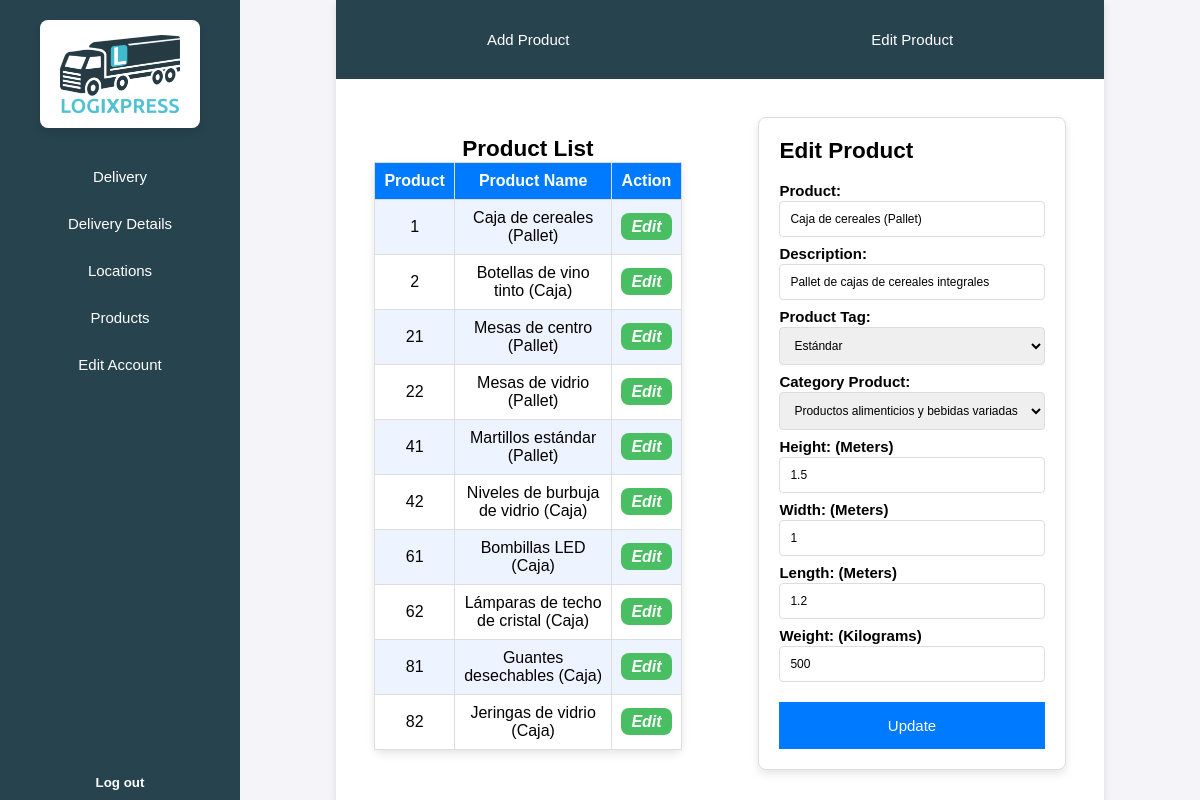
Before: /menuCL.php?section=products&tool=editProduct&product=1 (signed in) with the older database file.
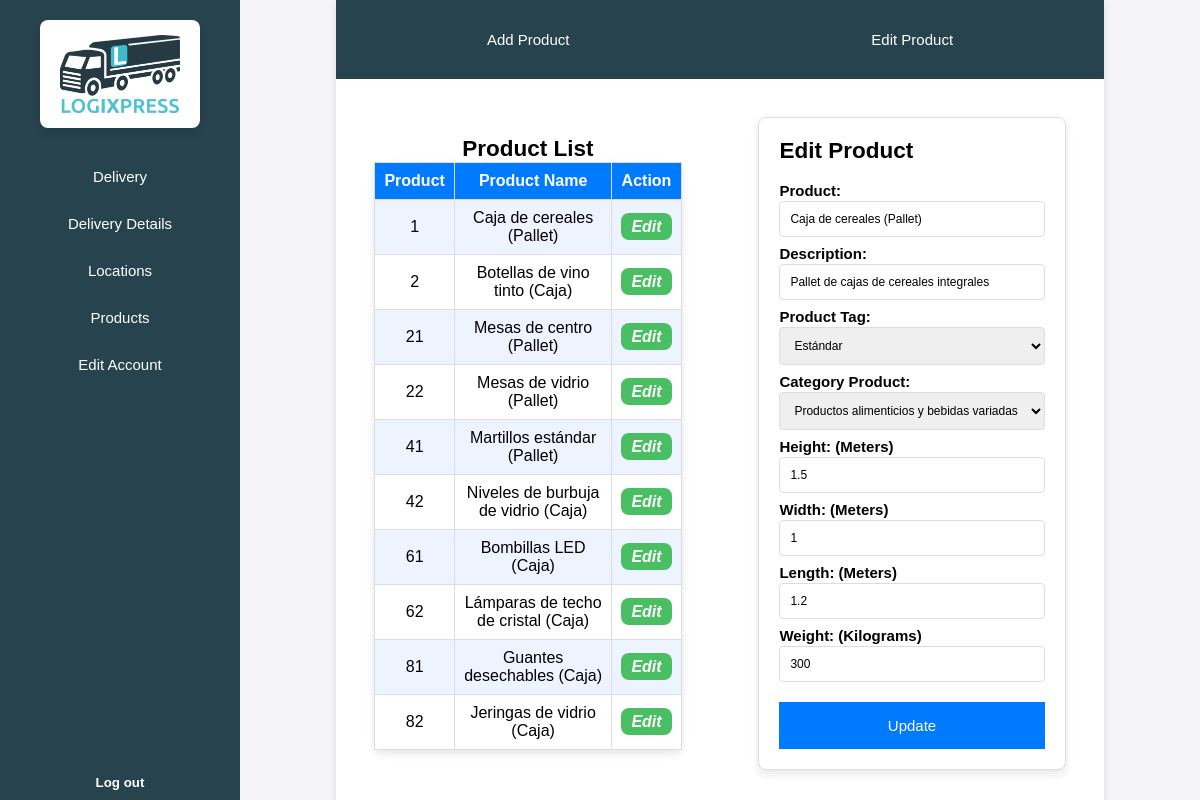
After: the same page with the newer database file.
### tables this page shows
CREATE TABLE producto (
    num INT AUTO_INCREMENT PRIMARY KEY,
    nombre VARCHAR(100) NOT NULL,
    descripcion VARCHAR(255),
    categoria VARCHAR(5),
    etiquetado VARCHAR(5),
    alto FLOAT NOT NULL,
    ancho FLOAT NOT NULL,
    largo FLOAT NOT NULL,
    peso FLOAT NOT NULL,
    cliente INT,
    FOREIGN KEY (categoria) REFERENCES cat_prod(codigo),
    FOREIGN KEY (etiquetado) REFERENCES etiquetado(codigo),
    FOREIGN KEY (cliente) REFERENCES cliente(num)
);

### php/products/vistaProductos.php (the view, shortened to what the changed rows need)
<?php
function vistaProductos($cliente) {
    global $db;
    $productos = [];
    $queryProductos = "SELECT p.num, p.nombre FROM producto p WHERE p.cliente = $cliente";
    $result = mysqli_query($db, $queryProductos);
    while ($row = mysqli_fetch_assoc($result)) {
        $productos[] = $row;
    }
    ?>
    <section class="content-tools">
        <div class="information">
            <div class="general-info">
                <h2 style="text-align: center;">Product List</h2>
                <table>
                    <tr>
                        <th>Product</th>
                        <th>Product Name</th>
                        <?php if (isset($_GET['tool']) && $_GET['tool'] == 'editProduct'): ?>
                            <th>Action</th>
                        <?php endif; ?>
                    </tr>
                    <?php foreach ($productos as $row): ?>
                        <tr>
                            <td><?= htmlspecialchars($row['num']) ?></td>
                            <td><?= htmlspecialchars($row['nombre']) ?></td>
                            <?php if (isset($_GET['tool']) && $_GET['tool'] == 'editProduct'): ?>
                                <td><a class="btn-green" href="?section=products&tool=editProduct&product=<?= $row['num'] ?>">Edit</a></td>
                            <?php endif; ?>
                        </tr>
                    <?php endforeach; ?>
                </table>
            </div>
            <div class="info-products">
                <?php if (isset($_GET['section'], $_GET['tool']) && $_GET['section'] === "products" && $_GET['tool'] === 'editProduct' && isset($_GET['product'])): ?>
                    <?php vistaEditProducto($cliente, $_GET['product']); ?>
                <?php elseif (isset($_GET['section'], $_GET['tool']) && $_GET['section'] === "products" && $_GET['tool'] === 'addProduct'): ?>
                    <?php vistaAddProduct($cliente); ?>
                <?php else: ?>
                    <p style="font-size:2rem;">Select a product to edit or add a new product.</p>
                <?php endif; ?>
            </div>
        </div>
    </section>
    <?php
}
function vistaEditProducto($cliente, $producto_id) {
    global $db;
    $queryProducto = "SELECT p.num, p.nombre, p.descripcion, p.alto, p.ancho, p.largo, p.peso, p.etiquetado, p.categoria
    FROM producto p WHERE p.cliente = '$cliente' AND p.num = '$producto_id'";
    $resultProducto = mysqli_query($db, $queryProducto);
    $producto = mysqli_fetch_assoc($resultProducto);
    $queryEtiquetado = "SELECT e.codigo, e.descripcion FROM etiquetado e";
    $resultEtiquetado = mysqli_query($db, $queryEtiquetado);
    $queryCategoria = "SELECT c.codigo, c.descripcion FROM cat_prod c";
    $resultCategoria = mysqli_query($db, $queryCategoria);
    ?>
    <div class="form">
        <h2>Edit Product</h2>
        <form action="" method="POST">
            <div class="form-group">
                <label for="nombre">Product:</label>
                <input type="text" id="nombre" name="nombre" value="<?= htmlspecialchars($producto['nombre']) ?>" required>
            </div>
            <div class="form-group">
                <label for="descripcion">Description:</label>
                <input type="text" id="descripcion" name="descripcion" value="<?= htmlspecialchars($producto['descripcion']) ?>" required>
            </div>
            <div class="form-group">
                <label for="etiquetado">Product Tag:</label>
                <select id="etiquetado" name="etiquetado" required>
                    <?php if ($resultEtiquetado): ?>
                        <?php $resultEtiquetado->data_seek(0); ?>
                        <?php while ($rowEti = mysqli_fetch_assoc($resultEtiquetado)): ?>
                            <?php $selected = ($rowEti['codigo'] == $producto['etiquetado']) ? 'selected' : ''; ?>
                            <option value="<?= htmlspecialchars($rowEti['codigo']) ?>" <?= $selected ?>>
                                <?= htmlspecialchars($rowEti['descripcion']) ?>
                            </option>
                        <?php endwhile; ?>
                    <?php endif; ?>
                </select>
            </div>
            <div class="form-group">
                <label for="categoria">Category Product:</label>
                <select id="categoria" name="categoria" required>
                    <?php if ($resultCategoria): ?>
                        <?php $resultCategoria->data_seek(0); ?>
                        <?php while ($rowCat = mysqli_fetch_assoc($resultCategoria)): ?>
                            <?php $selected = ($rowCat['codigo'] == $producto['categoria']) ? 'selected' : ''; ?>
                            <option value="<?= htmlspecialchars($rowCat['codigo']) ?>" <?= $selected ?>>
                                <?= htmlspecialchars($rowCat['descripcion']) ?>
                            </option>
                        <?php endwhile; ?>
                    <?php endif; ?>
                </select>
            </div>
            <div class="form-group">
                <label for="alto">Height: (Meters)</label>
                <input type="number" step="any" id="alto" name="alto" value="<?= htmlspecialchars($producto['alto']) ?>" required>
            </div>
            <div class="form-group">
                <label for="ancho">Width: (Meters)</label>
                <input type="number" step="any" id="ancho" name="ancho" value="<?= htmlspecialchars($producto['ancho']) ?>" required>
            </div>
            <div class="form-group">
                <label for="largo">Length: (Meters)</label>
                <input type="number" step="any" id="largo" name="largo" value="<?= htmlspecialchars($producto['largo']) ?>" required>
            </div>
            <div class="form-group">
                <label for="peso">Weight: (Kilograms)</label>
                <input type="number" step="any" id="peso" name="peso" value="<?= htmlspecialchars($producto['peso']) ?>" required>
            </div>
            <button type="submit" name="accion" value="updateProduct" class="btn-guardar">Update</button>
        </form>
    </div>
    <?php
}
    ?>

Changed rows visible on the page:
changed producto "Caja de cereales (Pallet)": peso "500" → "300"
